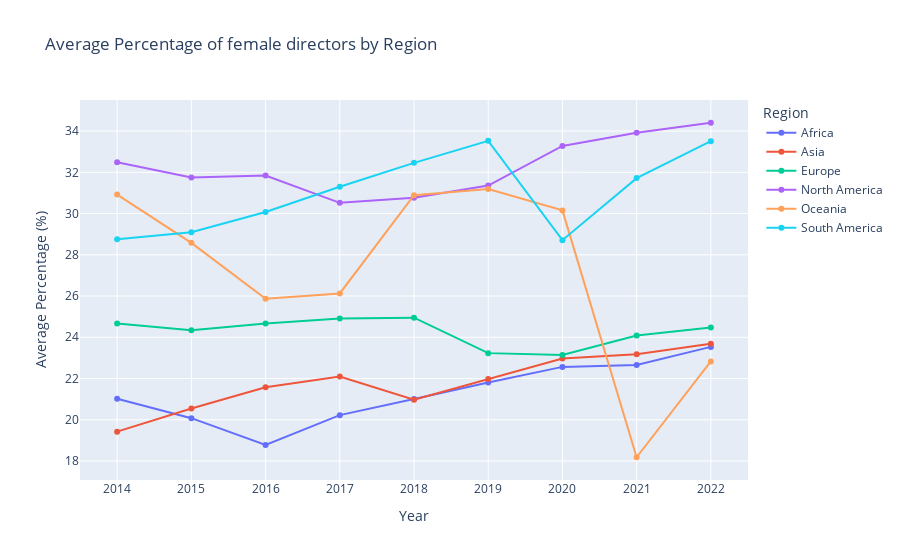

Notebook cell for this chart:
### Markdown cell above
#### - Average by region

### Code cell
#calculate mean 'Share of female directors (% of total directors)'
aggregated_data3 = fem_top3.groupby(['Region', 'Time'])['Share of female directors (% of total directors)'].mean().reset_index()
fig = px.line(aggregated_data3, x='Time', y='Share of female directors (% of total directors)', color='Region', line_group='Region', markers=True, title='Average Percentage of female directors by Region')
fig.update_layout(xaxis_title='Year', yaxis_title='Average Percentage (%)', height=600)
fig.show()

### Figure 1 — Plotly figure (JSON) as saved in the notebook; plotly's stock layout.template omitted (floating-point values rounded to 4 significant figures)
{"data": [{"hovertemplate": "Region=Africa<br>Time=%{x}<br>Share of female directors (% of total directors)=%{y}<extra></extra>", "legendgroup": "Africa", "line": {"color": "#636efa", "dash": "solid"}, "marker": {"symbol": "circle"}, "mode": "lines+markers", "name": "Africa", "orientation": "v", "showlegend": true, "type": "scatter", "x": [2014, 2015, 2016, 2017, 2018, 2019, 2020, 2021, 2022], "xaxis": "x", "y": [21.02, 20.08, 18.77, 20.22, 21.01, 21.81, 22.56, 22.65, 23.53], "yaxis": "y"}, {"hovertemplate": "Region=Asia<br>Time=%{x}<br>Share of female directors (% of total directors)=%{y}<extra></extra>", "legendgroup": "Asia", "line": {"color": "#EF553B", "dash": "solid"}, "marker": {"symbol": "circle"}, "mode": "lines+markers", "name": "Asia", "orientation": "v", "showlegend": true, "type": "scatter", "x": [2014, 2015, 2016, 2017, 2018, 2019, 2020, 2021, 2022], "xaxis": "x", "y": [19.42, 20.55, 21.57, 22.1, 20.97, 21.98, 22.97, 23.17, 23.69], "yaxis": "y"}, {"hovertemplate": "Region=Europe<br>Time=%{x}<br>Share of female directors (% of total directors)=%{y}<extra></extra>", "legendgroup": "Europe", "line": {"color": "#00cc96", "dash": "solid"}, "marker": {"symbol": "circle"}, "mode": "lines+markers", "name": "Europe", "orientation": "v", "showlegend": true, "type": "scatter", "x": [2014, 2015, 2016, 2017, 2018, 2019, 2020, 2021, 2022], "xaxis": "x", "y": [24.67, 24.34, 24.66, 24.91, 24.95, 23.23, 23.14, 24.09, 24.47], "yaxis": "y"}, {"hovertemplate": "Region=North America<br>Time=%{x}<br>Share of female directors (% of total directors)=%{y}<extra></extra>", "legendgroup": "North America", "line": {"color": "#ab63fa", "dash": "solid"}, "marker": {"symbol": "circle"}, "mode": "lines+markers", "name": "North America", "orientation": "v", "showlegend": true, "type": "scatter", "x": [2014, 2015, 2016, 2017, 2018, 2019, 2020, 2021, 2022], "xaxis": "x", "y": [32.49, 31.75, 31.85, 30.52, 30.77, 31.36, 33.28, 33.92, 34.4], "yaxis": "y"}, {"hovertemplate": "Region=Oceania<br>Time=%{x}<br>Share of female directors (% of total directors)=%{y}<extra></extra>", "legendgroup": "Oceania", "line": {"color": "#FFA15A", "dash": "solid"}, "marker": {"symbol": "circle"}, "mode": "lines+markers", "name": "Oceania", "orientation": "v", "showlegend": true, "type": "scatter", "x": [2014, 2015, 2016, 2017, 2018, 2019, 2020, 2021, 2022], "xaxis": "x", "y": [30.92, 28.58, 25.87, 26.12, 30.89, 31.19, 30.15, 18.18, 22.83], "yaxis": "y"}, {"hovertemplate": "Region=South America<br>Time=%{x}<br>Share of female directors (% of total directors)=%{y}<extra></extra>", "legendgroup": "South America", "line": {"color": "#19d3f3", "dash": "solid"}, "marker": {"symbol": "circle"}, "mode": "lines+markers", "name": "South America", "orientation": "v", "showlegend": true, "type": "scatter", "x": [2014, 2015, 2016, 2017, 2018, 2019, 2020, 2021, 2022], "xaxis": "x", "y": [28.75, 29.09, 30.07, 31.3, 32.46, 33.53, 28.71, 31.72, 33.51], "yaxis": "y"}], "layout": {"autosize": true, "legend": {"title": {"text": "Region"}, "tracegroupgap": 0}, "title": {"text": "Average Percentage of female directors by Region"}, "xaxis": {"anchor": "y", "autorange": true, "domain": [0, 1], "range": [2014.0, 2022.0], "title": {"text": "Year"}, "type": "linear"}, "yaxis": {"anchor": "x", "autorange": true, "domain": [0, 1], "range": [17.1, 35.49], "title": {"text": "Average Percentage (%)"}, "type": "linear"}}}
